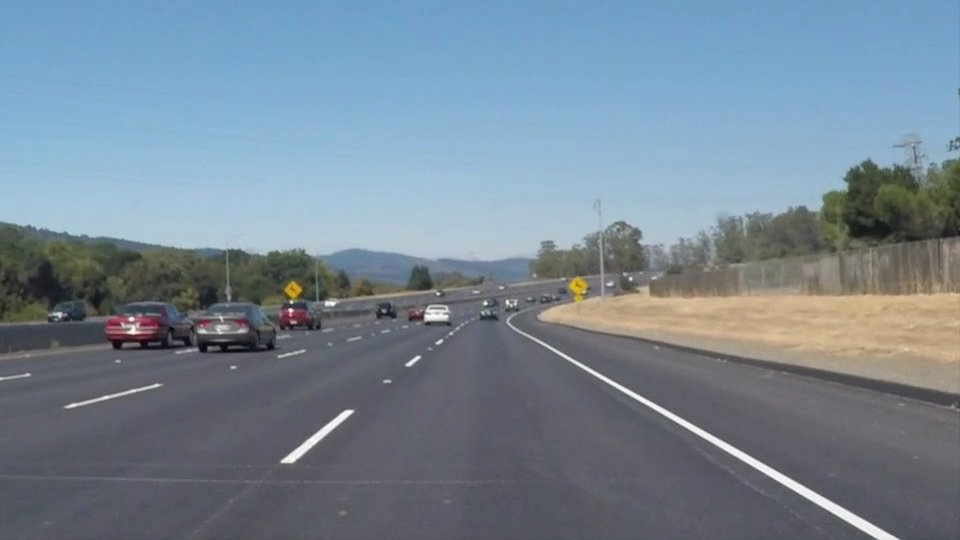
#> input picture project_01_lane_finding/test_images/solidWhiteCurve.jpg, 960 x 540 px; its folder holds only this picture in this run
$ jupyter execute --allow-errors 'Finding Lane Lines on the Road.ipynb'   (shell and % lines are left out)
#> lines starting #> are read from the running program, lines starting #| are printed output that depends on the picture; after the words box and inside, x2 and y2 are one past the last pixel; in counts of white or black regions, pixels touching at a corner belong together
[cell 1]
import matplotlib.pyplot as plt
import matplotlib.image as mpimg
import numpy as np
import cv2
import os
import glob

### Explore Test Data

[cell 2]
test_files = glob.glob('test_images/*.jpg')

#> (a cell that did not finish here is left out)

### Helper Functions

[cell 4]
def apply_gaussian_blur(gray, ksize):
    """ Applies a Gaussian Noise Kernel """
    return cv2.GaussianBlur(gray, (ksize, ksize), 0)


def apply_canny(gray, low_threshold, high_threshold):
    """ Applies the Canny transform """
    return cv2.Canny(gray, low_threshold, high_threshold)


def region_of_interest(img, vertices):
    """
    Applies an image mask

    Only keeps the region of the image defined by the polygon formed from 'vertices'.
    The rest of the image is set to black.
    `vertices` should be a numpy array of integer points
    """

    # define a blank mask to start with
    mask = np.zeros_like(img)

    # defining a 3 channel or 1 channel color to fill the mask with depending on the input image
    if len(img.shape) > 2:
        channel_count = img.shape[2]
        ignore_mask_color = (255,) * channel_count
    else:
        ignore_mask_color = 255

    # filling pixels inside the polygon defined by "vertices" with the fill color
    cv2.fillPoly(mask, vertices, ignore_mask_color)

    # returning the image only where mask pixels are nonzero
    masked_image = cv2.bitwise_and(img, mask)

    return masked_image


def draw_lines(img, lines, color=[255, 0, 0], thickness=2):
    for line in lines:
        for x1, y1, x2, y2 in line:
            cv2.line(img, (x1, y1), (x2, y2), color, thickness)


def apply_hough_lines(gray, rho, theta, threshold, min_line_len, max_line_gap):
    """
    `img` should be the output of a Canny transform.

    Returns an image with hough lines drawn.
    """
    lines = cv2.HoughLinesP(gray,
                            rho,
                            theta,
                            threshold,
                            min_line_len,
                            max_line_gap)
    H, W = gray.shape[:2]
    mask_lines = np.zeros((H, W, 3), dtype=np.uint8)
    draw_lines(mask_lines, lines)
    return mask_lines


def weighted_img(initial_img, mask_lines, alpha=0.8, beta=1., gamma=0.):
    """
    `mask_lines`: is the output of the apply_hough_lines(), An image with lines draw on it.
    Should be a blank image (all black) with lines drawn on it.

    `initial_img`: should be the image before any processing.

    The result image is computed as follows:
    initial_img * alpha + img * beta + gamma

    Note: initial_img and img must be the same shape

    """
    return cv2.addWeighted(initial_img, alpha, mask_lines, beta, gamma)

### pipeline

[cell 5]
def detect_lane_lines(image):
    if len(image.shape) == 3:
        gray = cv2.cvtColor(image, cv2.COLOR_RGB2GRAY)
    else:
        gray = image

    H, W = gray.shape

    # 高斯模糊
    gray = apply_gaussian_blur(gray, ksize=3)

    # 使用 Canny 检测边缘
    edges = apply_canny(gray, 50, 150)

    # 获得 ROI
    vertices = np.array([[(0.51 * W, 0.58 * H),
                          (0.49 * W, 0.58 * H),
                          (0, H),
                          (W, H)]], dtype=np.int32)

    roi = region_of_interest(edges, vertices)

    # 霍夫变换
    mask_lines = apply_hough_lines(gray=roi,
                                   rho=1,
                                   theta=np.pi/180,
                                   threshold=35,
                                   min_line_len=5,
                                   max_line_gap=2)

    # 画线
    result = weighted_img(image, mask_lines)
    return result

[cell 6]
out_root = 'output_images'

if not os.path.exists(out_root):
    os.makedirs(out_root)

lane_images = []

for fpath in test_files:
    image = mpimg.imread(fpath)
#> image is the input picture: shape (540, 960, 3); mean R, G, B 118.5, 134.5, 148.1
    lane_image = detect_lane_lines(image)
#> in detect_lane_lines, `gray = cv2.cvtColor(image, cv2.COLOR_RGB2GRAY)`:
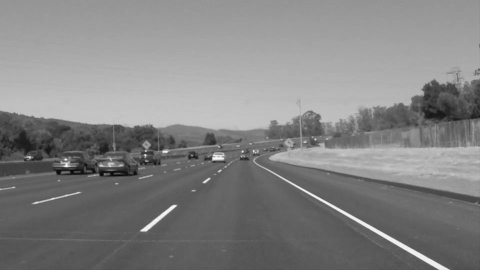
#> gray: shape (540, 960) (shown at 1/2 size); min 5, max 255, mean 131.2
#> in apply_canny, `return cv2.Canny(gray, low_threshold, high_threshold)`:
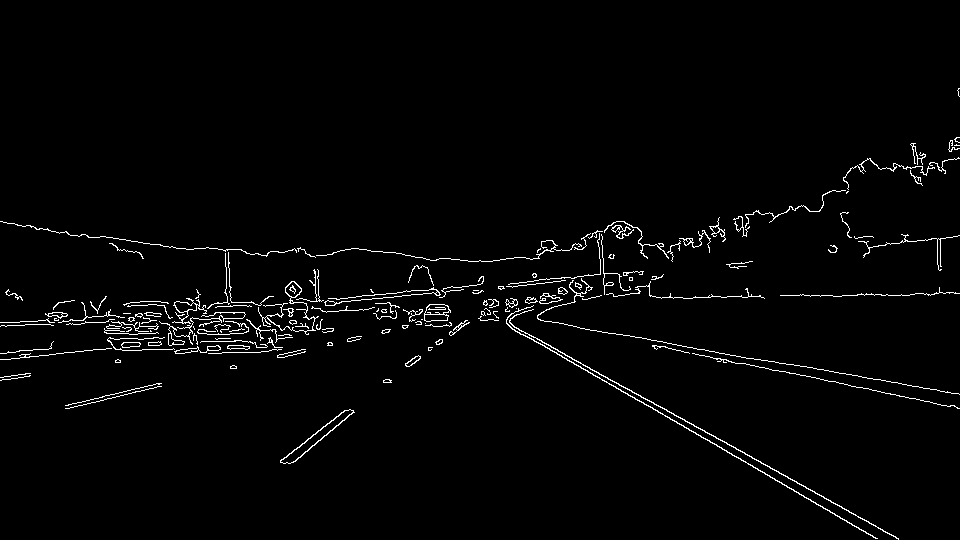
#> returned value: shape (540, 960); 2.1% white in thin lines or dots, all inside (x1, y1, x2, y2) = (0, 88, 960, 540)
#> in region_of_interest, `cv2.fillPoly(mask, vertices, ignore_mask_color)`:
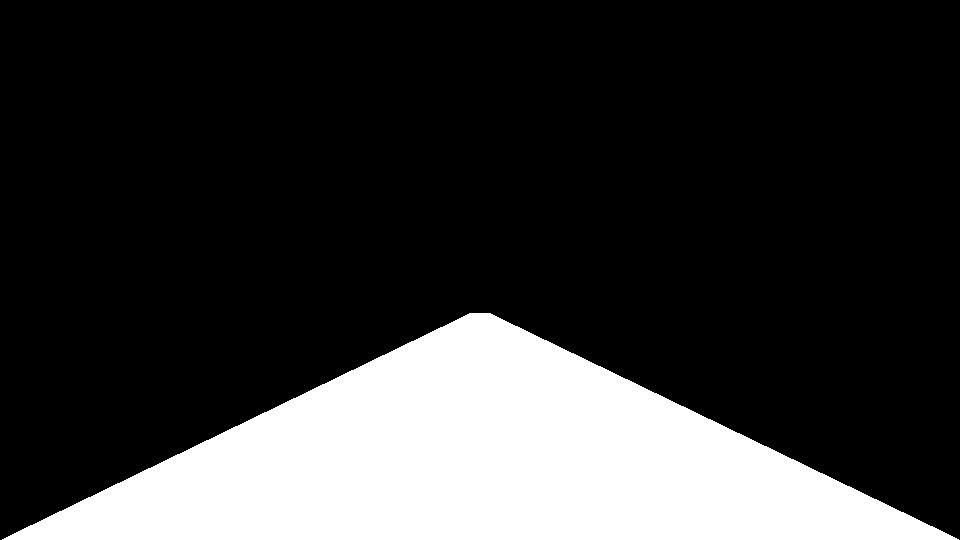
#> mask: shape (540, 960); 21.4% white; 1 white region, box (x1, y1, x2, y2) and area: (2, 313, 959, 540) 111131
#> in region_of_interest, `masked_image = cv2.bitwise_and(img, mask)`:
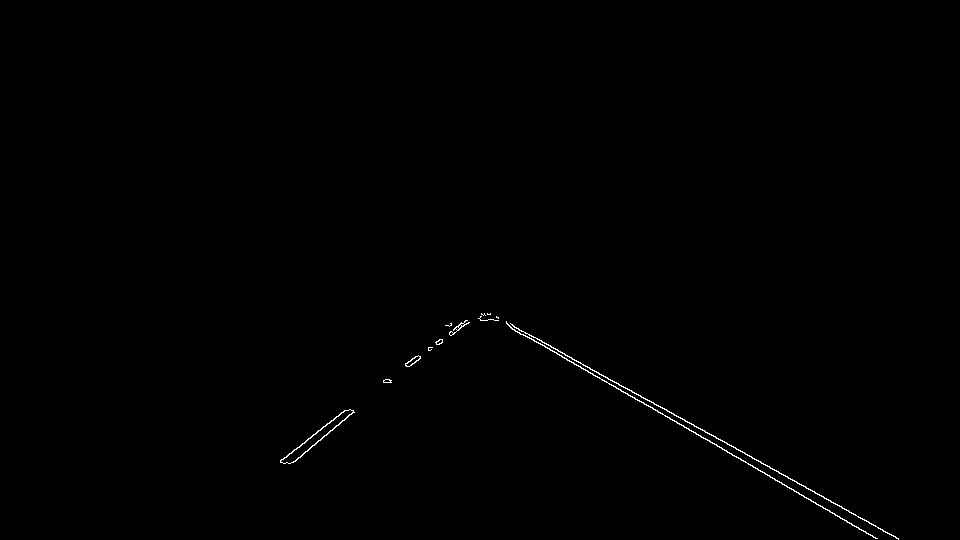
#> masked_image: shape (540, 960); 0.32% white in thin lines or dots, all inside (x1, y1, x2, y2) = (280, 313, 899, 540)
#> in apply_hough_lines, `lines = cv2.HoughLinesP(gray, rho, theta, threshold, min_line_len, max..`: lines = 39 rows, first 6: [623, 386, 724, 442], [527, 336, 650, 407], [560, 351, 580, 363], [818, 504, 863, 531], [705, 438, 731, 454], [725, 442, 831, 501]
#> the loop in draw_lines, `for line in lines:` made 39 passes
#> in weighted_img, `return cv2.addWeighted(initial_img, alpha, mask_lines, beta, gamma)`:
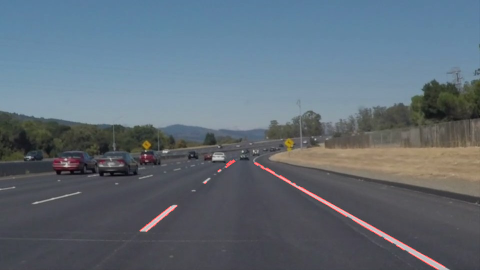
#> returned value: shape (540, 960, 3) (shown at 1/2 size); mean of channels 0, 1, 2 95.6, 107.6, 118.5; drawn as R, G, B
    lane_images.append(lane_image)

    rgb_image = cv2.cvtColor(lane_image, cv2.COLOR_RGB2BGR)
    save_path = os.path.join(out_root, os.path.basename(fpath))
    cv2.imwrite(save_path, rgb_image)

### Test on Videos

[cell 7]
from moviepy.editor import VideoFileClip
from IPython.display import HTML

[cell 8]
video_out = 'output_videos'

if not os.path.exists(video_out):
    os.makedirs(video_out)

test_video_paths = glob.glob('test_videos/*.mp4')
print(test_video_paths)

#> (a cell that did not finish here is left out)

#> (a cell that did not finish here is left out)

### Improve

[cell 11]
def average_slope_intercept(lines):
    left_lines    = []  # (slope, intercept)
    left_weights  = []  # (length, )
    right_lines   = []  # (slope, intercept)
    right_weights = []  # (length, )

    for line in lines:
        for x1, y1, x2, y2 in line:
            if x1 == x2:
                continue # ignore a vertical line

            slope = (y2 - y1) / (x2 - x1)
            intercept = y1 - slope * x1
            length = np.sqrt((y2 - y1) ** 2 + (x2 - x1) ** 2)

            if slope < 0:  # y is reversed in image
                left_lines.append((slope, intercept))
                left_weights.append((length))
            else:
                right_lines.append((slope, intercept))
                right_weights.append((length))

    # add more weight to longer lines
    left_lane = np.dot(left_weights, left_lines) / np.sum(left_weights)
    right_lane = np.dot(right_weights, right_lines) / np.sum(right_weights)

    return left_lane, right_lane # (slope, intercept), (slope, intercept)

[cell 12]
def make_line_points(y1, y2, line):
    """
    Convert a line represented in slope and intercept into pixel points
    """
    if line is None:
        return None

    slope, intercept = line

    # make sure everything is integer as cv2.line requires it.
    x1 = int((y1 - intercept) / slope)
    x2 = int((y2 - intercept) / slope)
    y1 = int(y1)
    y2 = int(y2)

    return ((x1, y1), (x2, y2))

[cell 13]
def lane_lines(image, lines):
    left_lane, right_lane = average_slope_intercept(lines)

    y1 = image.shape[0]  # bottom of the image
    y2 = y1 * 0.6        # slightly lower than the middle

    left_line = make_line_points(y1, y2, left_lane)
    right_line = make_line_points(y1, y2, right_lane)

    return left_line, right_line

[cell 14]
def draw_lane_lines(image, lines, color=[255, 0, 0], thickness=20):
    """
    make a separate image to draw lines and combine with the original later
    """
    mask = np.zeros_like(image)

    for line in lines:
        if line is not None:
            cv2.line(mask, *line, color, thickness)

    return cv2.addWeighted(image, 1.0, mask, 0.95, 0.0)

[cell 15]
def detect_lane_lines2(image):
    if len(image.shape) == 3:
        gray = cv2.cvtColor(image, cv2.COLOR_RGB2GRAY)
    else:
        gray = image

    H, W = gray.shape

    # 高斯模糊
    gray = apply_gaussian_blur(gray, ksize=3)

    # 使用 Canny 检测边缘
    edges = apply_canny(gray, 50, 150)

    # 获得 ROI
    vertices = np.array([[(0.51 * W, 0.58 * H),
                          (0.49 * W, 0.58 * H),
                          (0, H),
                          (W, H)]], dtype=np.int32)

    roi = region_of_interest(edges, vertices)

    # 霍夫变换
    lines = cv2.HoughLinesP(roi,
                            rho=1,
                            theta=np.pi/180,
                            threshold=20,
                            minLineLength=20,
                            maxLineGap=300)

    lines = lane_lines(image, lines)

    lane_image = draw_lane_lines(image, lines)

    return lane_image

[cell 16]
test_image = mpimg.imread(test_files[0])
lane_image = detect_lane_lines2(test_image)
#> in detect_lane_lines2, `lines = cv2.HoughLinesP(roi, rho=1, theta=np.pi/180, threshold=20, min..`: lines = [[487, 313, 877, 538], [490, 313, 898, 539], [506, 321, 898, 538], [292, 462, 439, 339], [280, 461, 415, 356], [295, 461, 461, 322], [840, 518, 876, 538], [405, 364, 484, 314], [414, 363, 466, 320], [280, 460, 344, 410], [282, 462, 468, 322], [488, 314, 534, 341]]
#> the loop in average_slope_intercept, `for line in lines:` made 12 passes
#> after the loop in average_slope_intercept, `for line in lines:`: left_lines = [(-0.837, 706.3), (-0.778, 678.8), (-0.837, 708), (-0.633, 620.3), (-0.827, 705.3), (-0.781, 678.8), (-0.753, 674.3)]; left_weights = [191.7, 171, 216.5, 93.49, 67.48, 81.22, 232.8]; right_lines = [(0.577, 32.04), (0.554, 41.58), (0.554, 40.89), (0.556, 51.33), (0.587, 27.57)]; right_weights = [450.2, 466.4, 448.1, 41.18, 53.34]
#> in average_slope_intercept, `left_lane = np.dot(left_weights, left_lines) / np.sum(left_weights)`: left_lane = [-0.786, 685.3]
#> in average_slope_intercept, `right_lane = np.dot(right_weights, right_lines) / np.sum(right_weights)`: right_lane = [0.562, 38.19]
#> in lane_lines, `left_lane, right_lane = average_slope_intercept(lines)`: left_lane = [-0.786, 685.3]; right_lane = [0.562, 38.19]
#> in make_line_points, `slope, intercept = line`: slope = -0.786; intercept = 685.3
#> in make_line_points, `x1 = int((y1 - intercept) / slope)`: x1 = 184
#> in make_line_points, `x2 = int((y2 - intercept) / slope)`: x2 = 459
#> in lane_lines, `left_line = make_line_points(y1, y2, left_lane)`: left_line = ((184, 540), (459, 324))
#> in lane_lines, `right_line = make_line_points(y1, y2, right_lane)`: right_line = ((892, 540), (508, 324))
#> in detect_lane_lines2, `lines = lane_lines(image, lines)`: lines = (((184, 540), (459, 324)), ((892, 540), (508, 324)))
#> the loop in draw_lane_lines, `for line in lines:` made 2 passes
#> line on passes 1 to 2: ((184, 540), (459, 324)), ((892, 540), (508, 324))
#> after the loop in draw_lane_lines, `for line in lines:`:
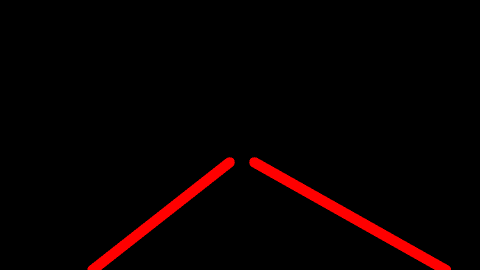
#> mask: shape (540, 960, 3) (shown at 1/2 size); mean of channels 0, 1, 2 8.2, 0, 0; drawn as R, G, B
#> in draw_lane_lines, `return cv2.addWeighted(image, 1.0, mask, 0.95, 0.0)`:
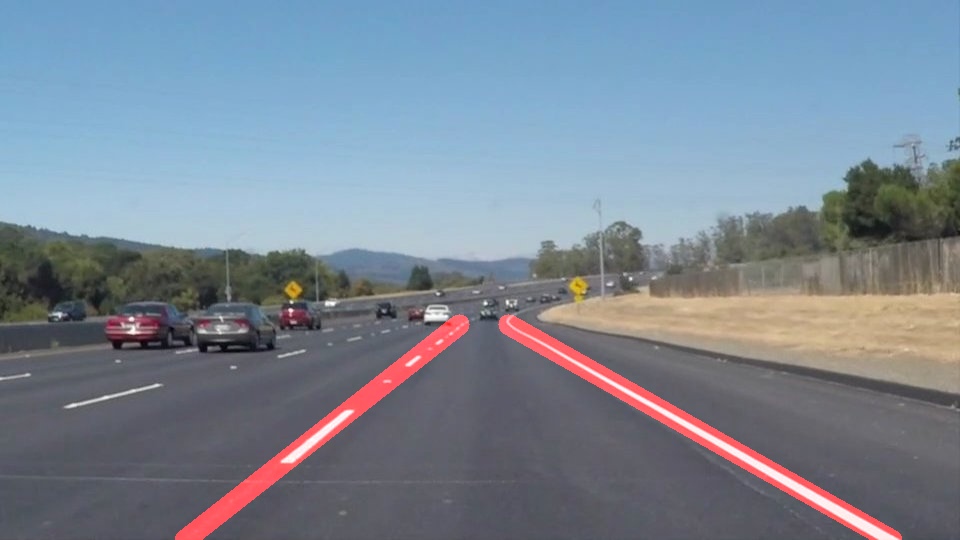
#> returned value: shape (540, 960, 3); mean of channels 0, 1, 2 122.8, 134.5, 148.1; drawn as R, G, B
plt.imshow(lane_image)
#> (this line was passed over: IPython is not available in this run)

[cell 17]
out_root = 'output_images2'

if not os.path.exists(out_root):
    os.makedirs(out_root)

lane_images = []

for fpath in test_files:
    image = mpimg.imread(fpath)
    lane_image = detect_lane_lines2(image)
#> the loop in average_slope_intercept (call 2), `for line in lines:` made 12 passes
#> the loop in draw_lane_lines (call 2), `for line in lines:` made 2 passes
    lane_images.append(lane_image)

    rgb_image = cv2.cvtColor(lane_image, cv2.COLOR_RGB2BGR)
    save_path = os.path.join(out_root, os.path.basename(fpath))
    cv2.imwrite(save_path, rgb_image)

$ run again, on project_01_lane_finding/test_images/solidYellowLeft.jpg
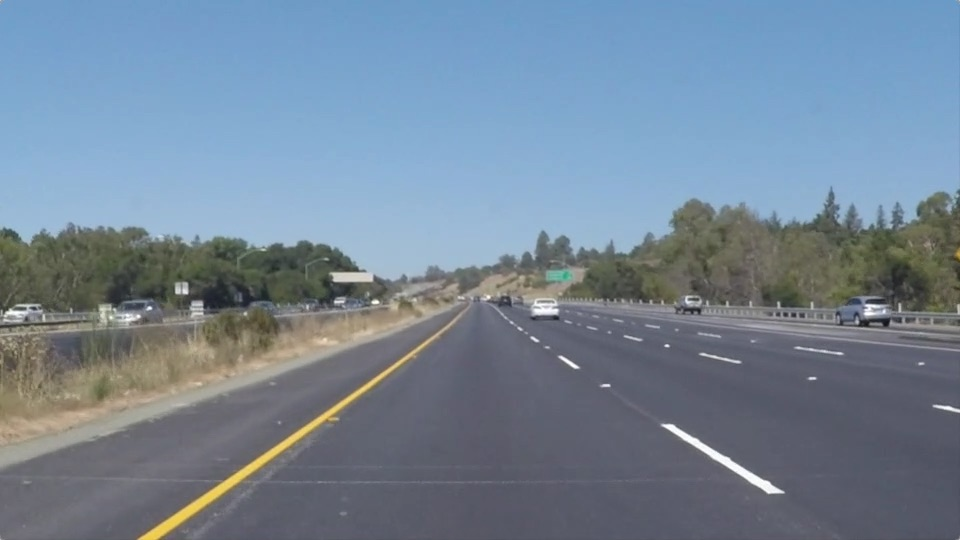
#> input picture project_01_lane_finding/test_images/solidYellowLeft.jpg, 960 x 540 px
#> image is the input picture: shape (540, 960, 3); mean R, G, B 116.5, 133.6, 150.8
#> in region_of_interest, `masked_image = cv2.bitwise_and(img, mask)`:
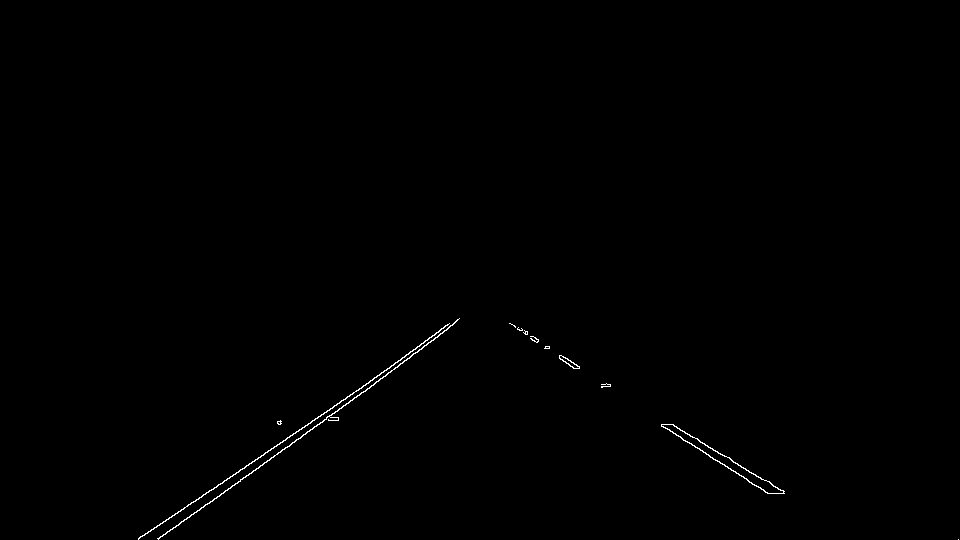
#> masked_image: shape (540, 960); 0.31% white in thin lines or dots, all inside (x1, y1, x2, y2) = (138, 318, 959, 540)
#> in apply_hough_lines, `lines = cv2.HoughLinesP(gray, rho, theta, threshold, min_line_len, max..`: lines = 36 rows, first 6: [142, 536, 287, 438], [289, 445, 363, 391], [415, 349, 449, 323], [730, 459, 749, 471], [219, 495, 275, 455], [343, 400, 347, 397]
#> the loop in draw_lines, `for line in lines:` made 36 passes
#> in detect_lane_lines2, `lines = cv2.HoughLinesP(roi, rho=1, theta=np.pi/180, threshold=20, min..`: lines = 13 rows, first 6: [138, 539, 438, 336], [209, 503, 447, 324], [544, 348, 783, 491], [178, 525, 426, 345], [560, 359, 754, 485], [531, 339, 768, 493]
#> the loop in average_slope_intercept, `for line in lines:` made 13 passes
#> after the loop in average_slope_intercept, `for line in lines:`: left_lines = [(-0.677, 632.4), (-0.752, 660.2), (-0.726, 654.2), (-0.751, 657.7), (-0.676, 631.3), (-0.727, 652.9), (-0.78, 673)]; left_weights = [362.2, 297.8, 306.4, 256.4, 373, 367.2, 161]; right_lines = [(0.598, 22.51), (0.649, -4.71), (0.65, -6.04), (0.649, -8.41), (0.602, 19.35), (0.6, 18)]; right_weights = [278.5, 231.3, 282.6, 308.7, 292.9, 110.8]
#> in average_slope_intercept, `left_lane = np.dot(left_weights, left_lines) / np.sum(left_weights)`: left_lane = [-0.72, 648.9]
#> in average_slope_intercept, `right_lane = np.dot(right_weights, right_lines) / np.sum(right_weights)`: right_lane = [0.627, 5.68]
#> in lane_lines, `left_lane, right_lane = average_slope_intercept(lines)`: left_lane = [-0.72, 648.9]; right_lane = [0.627, 5.68]
#> slope = -0.72; intercept = 648.9
#> x1 = 151
#> x2 = 451
#> left_line = ((151, 540), (451, 324))
#> right_line = ((852, 540), (507, 324))
#> in detect_lane_lines2, `lines = lane_lines(image, lines)`: lines = (((151, 540), (451, 324)), ((852, 540), (507, 324)))
#> the loop in draw_lane_lines, `for line in lines:` made 2 passes
#> line on passes 1 to 2: ((151, 540), (451, 324)), ((852, 540), (507, 324))
#> in draw_lane_lines, `return cv2.addWeighted(image, 1.0, mask, 0.95, 0.0)`:
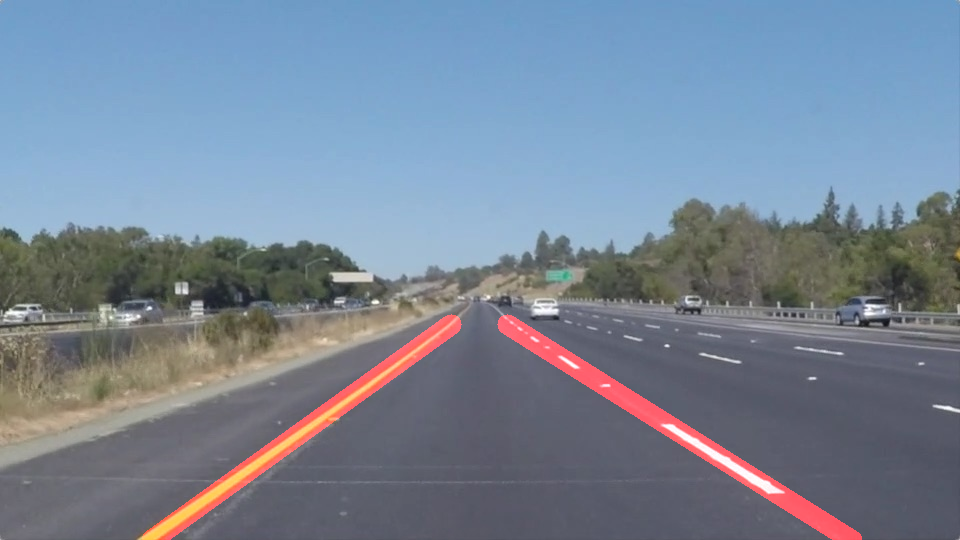
#> returned value: shape (540, 960, 3); mean of channels 0, 1, 2 120.3, 133.6, 150.8; drawn as R, G, B
#> in detect_lane_lines2 (call 2), `lines = cv2.HoughLinesP(roi, rho=1, theta=np.pi/180, threshold=20, min..`: lines = 13 rows, first 6: [138, 539, 438, 336], [209, 503, 447, 324], [544, 348, 783, 491], [178, 525, 426, 345], [560, 359, 754, 485], [531, 339, 768, 493]
#> the loop in average_slope_intercept (call 2), `for line in lines:` made 13 passes
#> the loop in draw_lane_lines (call 2), `for line in lines:` made 2 passes
